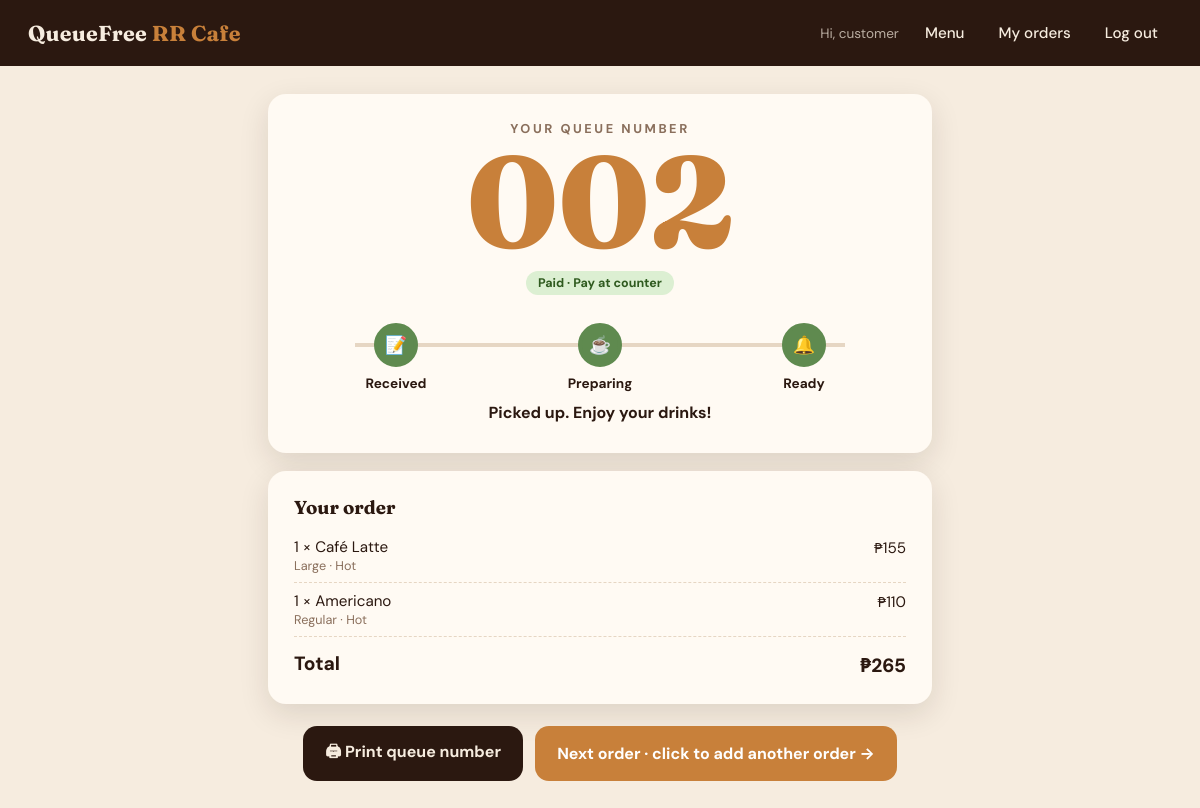
Screenshot of /order/2/ (signed in) with the database file from the repository.
### kiosk/models.py (models this page shows, shortened)
class Order(models.Model):
    STATUS_CHOICES = [
        ("pending_payment", "Pending payment"),
        ("received", "Received"),
        ("preparing", "Preparing"),
        ("ready", "Ready for pickup"),
        ("completed", "Completed"),
        ("cancelled", "Cancelled"),
    ]
    PAYMENT_METHODS = [
        ("gcash", "GCash"),
        ("maya", "Maya"),
        ("card", "Credit / Debit card"),
        ("cash", "Pay at counter"),
    ]
    PAYMENT_STATUS = [
        ("unpaid", "Unpaid"),
        ("paid", "Paid"),
        ("failed", "Failed"),
    ]
    user = models.ForeignKey(
        settings.AUTH_USER_MODEL,
        null=True,
        blank=True,
        on_delete=models.SET_NULL,
        related_name="orders",
    )
    queue_number = models.PositiveIntegerField(editable=False)
    customer_name = models.CharField(max_length=80, blank=True)
    status = models.CharField(
        max_length=20, choices=STATUS_CHOICES, default="pending_payment"
    )
    payment_method = models.CharField(
        max_length=10, choices=PAYMENT_METHODS, blank=True
    )
    payment_status = models.CharField(
        max_length=10, choices=PAYMENT_STATUS, default="unpaid"
    )
    payment_reference = models.CharField(max_length=40, blank=True)
    total = models.DecimalField(max_digits=9, decimal_places=2, default=Decimal("0"))
    notes = models.CharField(max_length=200, blank=True)
    created_at = models.DateTimeField(default=timezone.now)
    updated_at = models.DateTimeField(auto_now=True)
    class Meta:
        ordering = ["created_at"]
    @property
    def label(self):
        return f"{self.queue_number:03d}"

class OrderItem(models.Model):
    order = models.ForeignKey(Order, related_name="items", on_delete=models.CASCADE)
    product = models.ForeignKey(Product, on_delete=models.PROTECT)
    name = models.CharField(max_length=80)  # snapshot of product name
    unit_price = models.DecimalField(max_digits=7, decimal_places=2)
    quantity = models.PositiveIntegerField(default=1)
    size = models.CharField(max_length=10, blank=True, default="")
    temperature = models.CharField(max_length=10, blank=True, default="")
    note = models.CharField(max_length=120, blank=True)
    @property
    def line_total(self):
        return self.unit_price * self.quantity
    @property
    def options_label(self):
        return " · ".join(x for x in (self.size, self.temperature) if x)

### kiosk/views.py (the view)
# urls.py: path("order/<int:pk>/", views.order_status, name="order_status"),
@login_required
def order_status(request, pk):
    order = get_object_or_404(Order, pk=pk)
    if order.user_id != request.user.id and not request.user.is_staff:
        return redirect("kiosk:menu")
    return render(request, "kiosk/order_status.html", {"order": order})

### kiosk/templates/kiosk/order_status.html (shortened to what this page needs)
{% extends "kiosk/base.html" %}
{% block content %}
<div class="page" style="max-width:720px">
  <section class="panel ticket">
    <div class="qlabel">Your queue number</div>
    <div class="qn">{{ order.label }}</div>
    <div style="margin-top:6px">
      <span class="tag {% if order.payment_status == 'paid' %}paid{% else %}unpaid{% endif %}">
        {% if order.payment_status == 'paid' %}Paid · {{ order.get_payment_method_display }}{% if order.payment_reference %} · {{ order.payment_reference }}{% endif %}
        {% else %}Pay at counter{% endif %}
      </span>
    </div>
    <div class="progress" id="progress">
      <div class="step" data-s="received"><div class="dot">📝</div>Received</div>
      <div class="step" data-s="preparing"><div class="dot">☕</div>Preparing</div>
      <div class="step" data-s="ready"><div class="dot">🔔</div>Ready</div>
    </div>
    <p id="statusText" style="font-weight:700;margin:6px 0 0"></p>
  </section>
  <section class="panel" style="margin-top:18px">
    <h3 style="margin-bottom:10px">Your order</h3>
    {% for i in order.items.all %}
    <div class="summary-line"><div>{{ i.quantity }} × {{ i.name }}{% if i.options_label or i.note %}<small>{{ i.options_label }}{% if i.options_label and i.note %} · {% endif %}{{ i.note }}</small>{% endif %}</div><div>₱{{ i.line_total|floatformat:0 }}</div></div>
    {% endfor %}
    <div class="big-total" style="font-size:1.2rem"><span>Total</span><span>₱{{ order.total|floatformat:0 }}</span></div>
  </section>
  <div class="status-actions screen-only">
    <button type="button" class="btn" id="printBtn">🖨 Print queue number</button>
    <a class="btn primary" href="{% url 'kiosk:menu' %}">Next order · click to add another order →</a>
  </div>
</div>
{% endblock %}

### kiosk/templates/kiosk/base.html (shortened to what this page needs)
{% load static %}<!doctype html>
<html lang="en">
<head>
  <link rel="stylesheet" href="{% static 'kiosk/style.css' %}">
</head>
<body class="{% block body_class %}{% endblock %}">
  {% block topbar %}
  <header class="topbar">
    <a class="brand" href="{% url 'kiosk:home' %}">QueueFree <span>RR Cafe</span></a>
    <nav class="nav">
      {% if user.is_authenticated %}
        <span class="who">Hi, {{ user.get_username }}</span>
        {% if user.is_superuser %}
          <a href="{% url 'kiosk:manage_menu' %}">Menu manager</a>
          <a href="{% url 'kiosk:kitchen' %}">Kitchen orders</a>
          <a href="{% url 'kiosk:menu' %}">Customer view</a>
        {% elif user.is_staff %}
          <a href="{% url 'kiosk:kitchen' %}">Orders</a>
        {% else %}
          <a href="{% url 'kiosk:menu' %}">Menu</a>
          <a href="{% url 'kiosk:my_orders' %}">My orders</a>
        {% endif %}
        <form method="post" action="{% url 'logout' %}" style="display:inline">{% csrf_token %}<button type="submit">Log out</button></form>
      {% else %}
        <a href="{% url 'login' %}">Log in</a>
      {% endif %}
    </nav>
  </header>
  {% endblock %}
  {% block content %}{% endblock %}
</body>
</html>

### kiosk/static/kiosk/style.css (style rules this page uses)
:root { --espresso: #2b1810; --roast: #4a2c1a; --mocha: #7a4a2b; --caramel: #c8803a; --crema: #f6ecdf; --milk: #fffaf3; --leaf: #5f8a4f; --berry: #c0504d; --ink: #2b1810; --muted: #8a6f5c; --line: #e6d6c3; --radius: 18px; --shadow: 0 10px 30px rgba(43, 24, 16, 0.12); --display: "Fraunces", Georgia, serif; --sans: "DM Sans", system-ui, -apple-system, "Segoe UI", sans-serif; }
* { box-sizing: border-box; }
html, body { margin: 0; }
body { font-family: var(--sans); color: var(--ink); background: var(--crema); -webkit-font-smoothing: antialiased; }
a { color: var(--mocha); }
h1, h2, h3 { font-family: var(--display); margin: 0; line-height: 1.15; }
button { font-family: inherit; cursor: pointer; }
.topbar { display: flex; align-items: center; justify-content: space-between; padding: 14px 28px; background: var(--espresso); color: var(--crema); position: sticky; top: 0; z-index: 20; }
.brand { font-family: var(--display); font-size: 1.35rem; font-weight: 700; color: var(--crema); text-decoration: none; letter-spacing: 0.01em; }
.brand span { color: var(--caramel); }
.nav { display: flex; gap: 6px; align-items: center; }
.nav a, .nav button { color: var(--crema); text-decoration: none; background: none; border: 0; padding: 9px 14px; border-radius: 999px; font-size: 0.95rem; font-weight: 500; }
.nav .who { opacity: 0.7; font-size: 0.85rem; margin-right: 6px; }
.btn { display: inline-flex; align-items: center; justify-content: center; gap: 8px; border: 0; border-radius: 14px; padding: 14px 22px; font-size: 1rem; font-weight: 700; background: var(--espresso); color: var(--crema); text-decoration: none; transition: transform .08s ease, background .15s; }
.btn.primary { background: var(--caramel); color: #fff; }
.page { max-width: 980px; margin: 0 auto; padding: 28px; }
.panel { background: var(--milk); border-radius: var(--radius); box-shadow: var(--shadow); padding: 26px; }
.summary-line { display: flex; justify-content: space-between; padding: 8px 0; border-bottom: 1px dashed var(--line); font-size: .95rem; }
.summary-line small { color: var(--muted); display: block; }
.big-total { display: flex; justify-content: space-between; font-size: 1.5rem; font-weight: 800; margin-top: 14px; }
.ticket { text-align: center; }
.ticket .qn { font-family: var(--display); font-size: clamp(4.5rem, 14vw, 8rem); font-weight: 800; line-height: 1; color: var(--caramel); }
.ticket .qlabel { text-transform: uppercase; letter-spacing: .2em; color: var(--muted); font-size: .8rem; font-weight: 700; }
.progress { display: flex; justify-content: space-between; margin: 28px 0 10px; position: relative; }
.progress::before { content: ""; position: absolute; top: 20px; left: 10%; right: 10%; height: 4px; background: var(--line); z-index: 0; }
.step { text-align: center; position: relative; z-index: 1; flex: 1; font-size: .85rem; font-weight: 700; color: var(--muted); }
.step .dot { width: 44px; height: 44px; border-radius: 50%; background: #fff; border: 4px solid var(--line); margin: 0 auto 8px; display: flex; align-items: center; justify-content: center; font-size: 1.1rem; }
.step.done .dot { background: var(--leaf); border-color: var(--leaf); color: #fff; }
.step.done, .step.now { color: var(--ink); }
.tag { display: inline-block; padding: 4px 12px; border-radius: 999px; font-size: .78rem; font-weight: 700; background: #efe0cc; }
.tag.paid { background: #dcefd2; color: #2f5a1f; }
.status-actions { display: flex; gap: 12px; justify-content: center; flex-wrap: wrap; margin-top: 22px; }
.status-actions .btn { min-width: 220px; }

### rows the page displays
Order: label "002", payment_method "Pay at counter", total "265"
OrderItem: quantity "1", name "Café Latte", options_label "Large · Hot", line_total "155"
OrderItem: quantity "1", name "Americano", options_label "Regular · Hot", line_total "110"

### other values shown
{{ user.get_username }} "customer"
